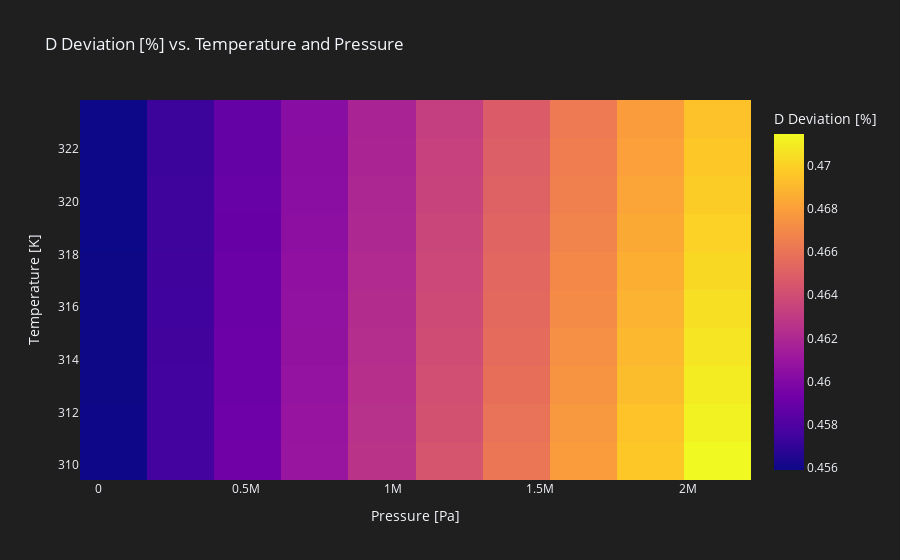
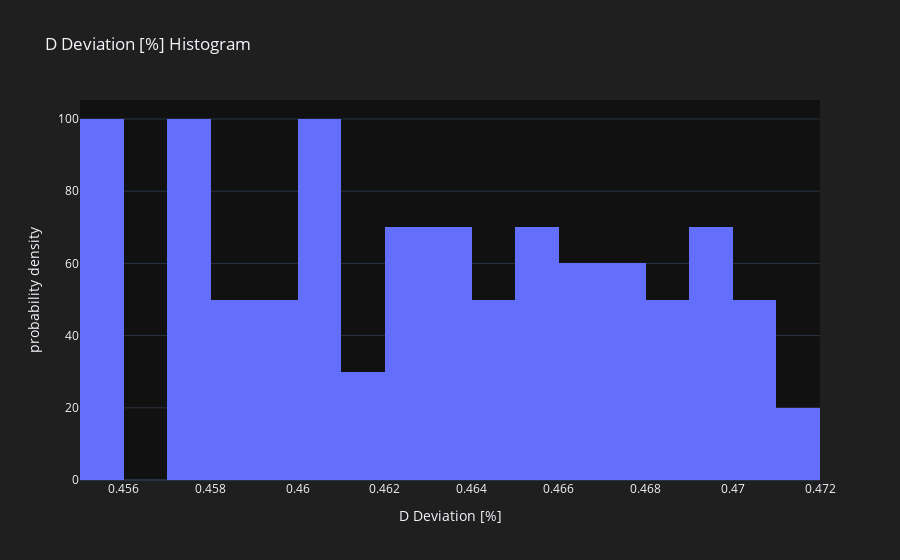

Source (notebook cell) for these figures, in order:
### Markdown cell above
And some pretty plots

### Code cell
import plotly.express as px

fig_im = px.imshow(
    df_worst_case.pivot(
    index="T", columns="P", values=deviation_col
    ),
    labels=dict(x="Pressure [Pa]", y="Temperature [K]", color=deviation_col),
    title=f"{deviation_col} vs. Temperature and Pressure",
    aspect="auto",
)
fig_im.update_xaxes(autorange=0)
fig_im.update_yaxes(autorange=0)
fig_im.update_layout(
    template="plotly_dark",
    paper_bgcolor="#1f1f1f",
)
fig_im.show()

fig_hist = px.histogram(
    df_worst_case, x=deviation_col, nbins=20, histnorm="probability density",
    title=f"{deviation_col} Histogram",
)
fig_hist.update_layout(
    template="plotly_dark",
    paper_bgcolor="#1f1f1f",
)
fig_hist.show()

### Figure 1 — Plotly figure (JSON) as saved in the notebook; plotly's stock layout.template omitted (floating-point values rounded to 4 significant figures)
{"data": [{"coloraxis": "coloraxis", "hovertemplate": "Pressure [Pa]: %{x}<br>Temperature [K]: %{y}<br>D Deviation [%]: %{z}<extra></extra>", "name": "0", "type": "heatmap", "x": [51325, 279100.0, 506900.0, 734700.0, 962400.0, 1190000.0, 1418000.0, 1646000.0, 1874000.0, 2101325], "xaxis": "x", "y": [310.1, 311.6, 313.0, 314.5, 315.9, 317.4, 318.8, 320.3, 321.7, 323.1], "yaxis": "y", "z": [[0.4559, 0.4576, 0.4592, 0.4609, 0.4626, 0.4644, 0.4661, 0.4679, 0.4697, 0.4715], [0.4559, 0.4576, 0.4592, 0.4608, 0.4625, 0.4642, 0.466, 0.4677, 0.4695, 0.4712], [0.4559, 0.4575, 0.4591, 0.4608, 0.4624, 0.4641, 0.4658, 0.4675, 0.4692, 0.471], [0.4559, 0.4575, 0.4591, 0.4607, 0.4623, 0.464, 0.4656, 0.4673, 0.469, 0.4707], [0.4559, 0.4575, 0.459, 0.4606, 0.4622, 0.4639, 0.4655, 0.4671, 0.4688, 0.4705], [0.4559, 0.4574, 0.459, 0.4605, 0.4621, 0.4637, 0.4653, 0.467, 0.4686, 0.4703], [0.4559, 0.4574, 0.4589, 0.4605, 0.462, 0.4636, 0.4652, 0.4668, 0.4684, 0.4701], [0.4559, 0.4574, 0.4589, 0.4604, 0.4619, 0.4635, 0.4651, 0.4666, 0.4682, 0.4698], [0.4559, 0.4574, 0.4588, 0.4603, 0.4619, 0.4634, 0.4649, 0.4665, 0.468, 0.4696], [0.4559, 0.4573, 0.4588, 0.4603, 0.4618, 0.4633, 0.4648, 0.4663, 0.4678, 0.4694]]}], "layout": {"coloraxis": {"colorbar": {"title": {"text": "D Deviation [%]"}}, "colorscale": [[0, "#0d0887"], [0.1111, "#46039f"], [0.2222, "#7201a8"], [0.3333, "#9c179e"], [0.4444, "#bd3786"], [0.5556, "#d8576b"], [0.6667, "#ed7953"], [0.7778, "#fb9f3a"], [0.8889, "#fdca26"], [1, "#f0f921"]]}, "paper_bgcolor": "#1f1f1f", "title": {"text": "D Deviation [%] vs. Temperature and Pressure"}, "xaxis": {"anchor": "y", "autorange": 0, "domain": [0, 1], "title": {"text": "Pressure [Pa]"}}, "yaxis": {"anchor": "x", "autorange": 0, "domain": [0, 1], "title": {"text": "Temperature [K]"}}}}

### Figure 2 — Plotly figure (JSON) as saved in the notebook; plotly's stock layout.template omitted (floating-point values rounded to 4 significant figures)
{"data": [{"alignmentgroup": "True", "bingroup": "x", "histnorm": "probability density", "hovertemplate": "D Deviation [%]=%{x}<br>probability density=%{y}<extra></extra>", "legendgroup": "", "marker": {"color": "#636efa", "pattern": {"shape": ""}}, "name": "", "nbinsx": 20, "offsetgroup": "", "orientation": "v", "showlegend": false, "type": "histogram", "x": [0.4559, 0.4559, 0.4559, 0.4559, 0.4559, 0.4559, 0.4559, 0.4559, 0.4559, 0.4559, 0.4576, 0.4576, 0.4575, 0.4575, 0.4575, 0.4574, 0.4574, 0.4574, 0.4574, 0.4573, 0.4592, 0.4592, 0.4591, 0.4591, 0.459, 0.459, 0.4589, 0.4589, 0.4588, 0.4588, 0.4609, 0.4608, 0.4608, 0.4607, 0.4606, 0.4605, 0.4605, 0.4604, 0.4603, 0.4603, 0.4626, 0.4625, 0.4624, 0.4623, 0.4622, 0.4621, 0.462, 0.4619, 0.4619, 0.4618, 0.4644, 0.4642, 0.4641, 0.464, 0.4639, 0.4637, 0.4636, 0.4635, 0.4634, 0.4633, 0.4661, 0.466, 0.4658, 0.4656, 0.4655, 0.4653, 0.4652, 0.4651, 0.4649, 0.4648, 0.4679, 0.4677, 0.4675, 0.4673, 0.4671, 0.467, 0.4668, 0.4666, 0.4665, 0.4663, 0.4697, 0.4695, 0.4692, 0.469, 0.4688, 0.4686, 0.4684, 0.4682, 0.468, 0.4678, 0.4715, 0.4712, 0.471, 0.4707, 0.4705, 0.4703, 0.4701, 0.4698, 0.4696, 0.4694], "xaxis": "x", "yaxis": "y"}], "layout": {"barmode": "relative", "legend": {"tracegroupgap": 0}, "paper_bgcolor": "#1f1f1f", "title": {"text": "D Deviation [%] Histogram"}, "xaxis": {"anchor": "y", "domain": [0, 1], "title": {"text": "D Deviation [%]"}}, "yaxis": {"anchor": "x", "domain": [0, 1], "title": {"text": "probability density"}}}}
